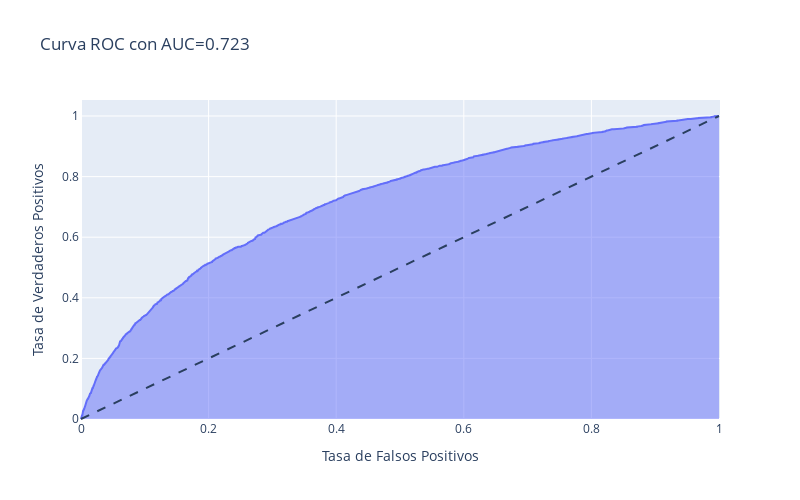

Notebook cell for this chart:
### Code cell
#Calculamos las tasas de verdadero positivo y falso positivo
fpr, tpr, umbral = roc_curve(y_test, y_pred_proba[::,1])

#Calculamos el área bajo la curva ROC
area_curva = auc(fpr, tpr)

#Graficamos la curva ROC
fig = px.area(
    x=fpr, y=tpr,
    title=f'Curva ROC con AUC={area_curva:.3f}',
    labels=dict(x='Tasa de Falsos Positivos', y='Tasa de Verdaderos Positivos'),
    width=800, height=500
)
fig.add_shape(
    type='line', line=dict(dash='dash'),
    x0=0, x1=1, y0=0, y1=1
)
fig.show()

### Figure 1 — Plotly figure (JSON) as saved in the notebook; plotly's stock layout.template omitted (floating-point values rounded to 4 significant figures; data arrays with more than 128 entries replaced by an {"elided": "..."} marker saying what was removed)
{"data": [{"fillpattern": {"shape": ""}, "hovertemplate": "Tasa de Falsos Positivos=%{x}<br>Tasa de Verdaderos Positivos=%{y}<extra></extra>", "legendgroup": "", "line": {"color": "#636efa"}, "marker": {"symbol": "circle"}, "mode": "lines", "name": "", "orientation": "v", "showlegend": false, "stackgroup": "1", "type": "scatter", "x": {"elided": "3825 float values"}, "xaxis": "x", "y": {"elided": "3825 float values"}, "yaxis": "y"}], "layout": {"height": 500, "legend": {"tracegroupgap": 0}, "shapes": [{"line": {"dash": "dash"}, "type": "line", "x0": 0, "x1": 1, "y0": 0, "y1": 1}], "title": {"text": "Curva ROC con AUC=0.723"}, "width": 800, "xaxis": {"anchor": "y", "domain": [0, 1], "title": {"text": "Tasa de Falsos Positivos"}}, "yaxis": {"anchor": "x", "domain": [0, 1], "title": {"text": "Tasa de Verdaderos Positivos"}}}}
